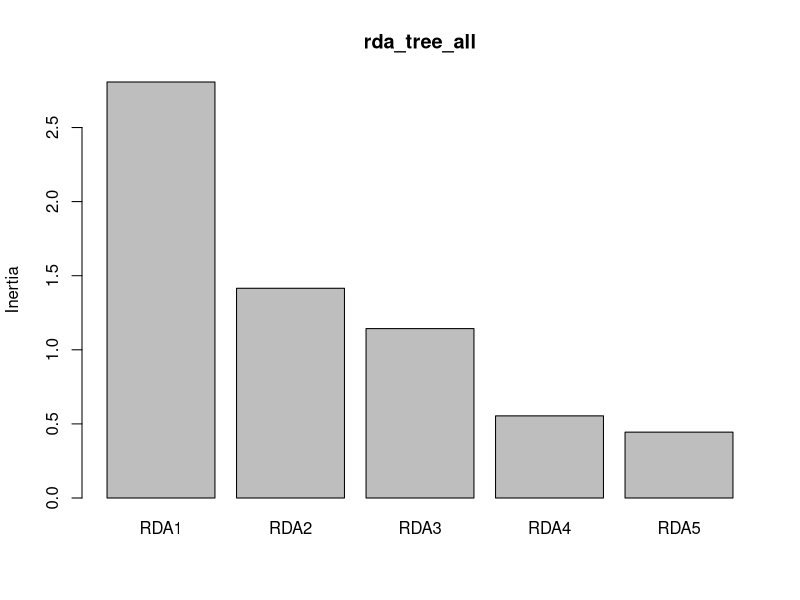
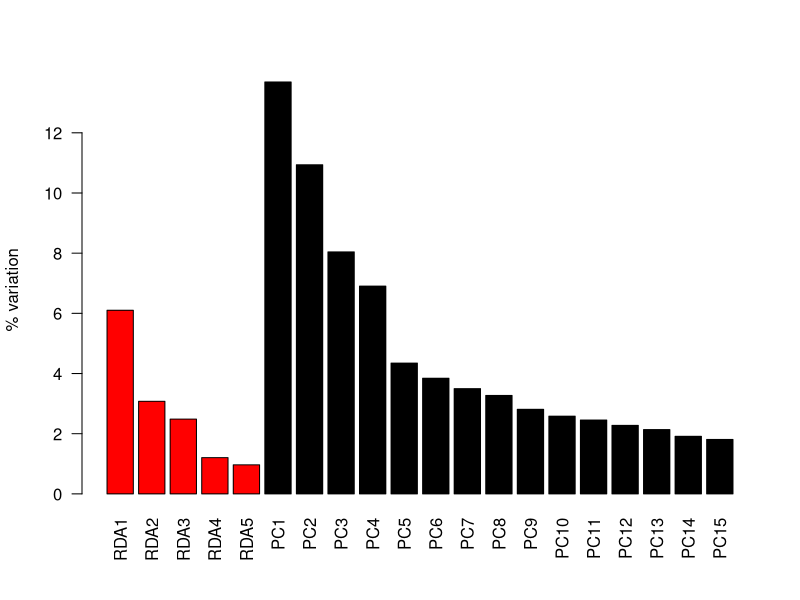
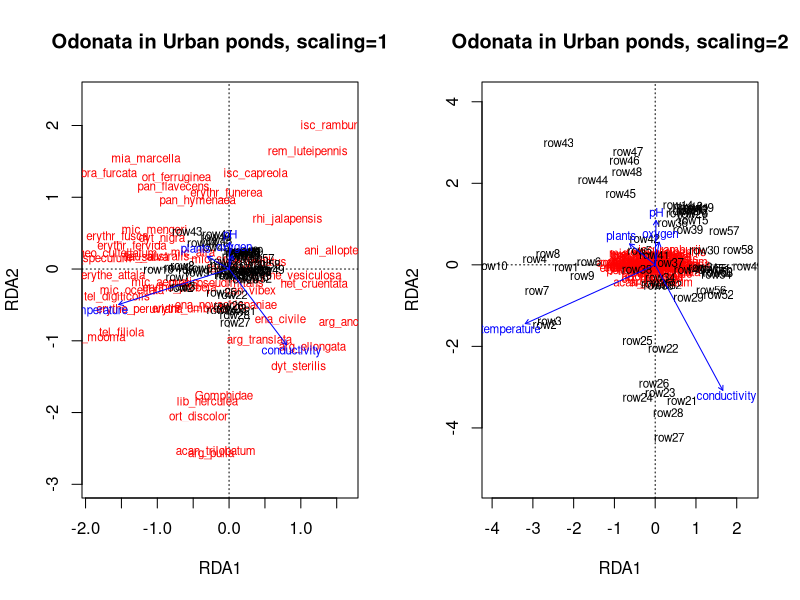

Source code (R) for these figures, in order:
## ---- chunk 1

library(ggplot2)
library(dplyr)
library(vegan)

## ---- chunk 2

species=read.csv("data/RDA_species.csv", header=T, row.names=NULL, sep=",")
env=read.csv("data/RDA_environmetal.csv", header=T, row.names=NULL, sep=",")

## ---- chunk 3

all.equal(rownames(species), rownames(env))

## ---- chunk 4
species_1 <- select(species, -site)
env_1 <- select(env, -site)

## ---- chunk 5

species_2 <- decostand(species_1, method = "hellinger")

## ---- chunk 6

rda_tree_all = rda(species_2 ~ temperature + oxygen + pH +
                conductivity + plants, data= env_1, scale=T)
rda_tree_all

## ---- chunk 7
summary(rda_tree_all)

head (summary (rda_tree_all))
## ---- chunk 8
vif.cca(rda_tree_all)

## ---- chunk 9
screeplot(rda_tree_all)

## ---- chunk 10
constrained_eig <- rda_tree_all$CCA$eig/rda_tree_all$tot.chi*100
unconstrained_eig <- rda_tree_all$CA$eig/rda_tree_all$tot.chi*100
expl_var <- c(constrained_eig, unconstrained_eig)
barplot (expl_var[1:20], col = c(rep ('red', length (constrained_eig)), rep ('black', length (unconstrained_eig))),
         las = 2, ylab = '% variation')

## ---- chunk 11
par(mfrow=c(1,2))

plot(rda_tree_all, scaling=1, main="Odonata in Urban ponds, scaling=1")

plot(rda_tree_all, scaling=2, main="Odonata in Urban ponds, scaling=2")

## ---- chunk 12
(R2 <- RsquareAdj(rda_tree_all)$r.squared)

(R2adj <- RsquareAdj(rda_tree_all)$adj.r.squared)

## ---- chunk 13
set.seed(1)
anova.cca(rda_tree_all, step=1000)

## ---- chunk 14
set.seed(1)

anova.cca(rda_tree_all, by='axis', step=1000)

## ---- chunk 15
anova.cca(rda_tree_all, by='terms', step=1000)

